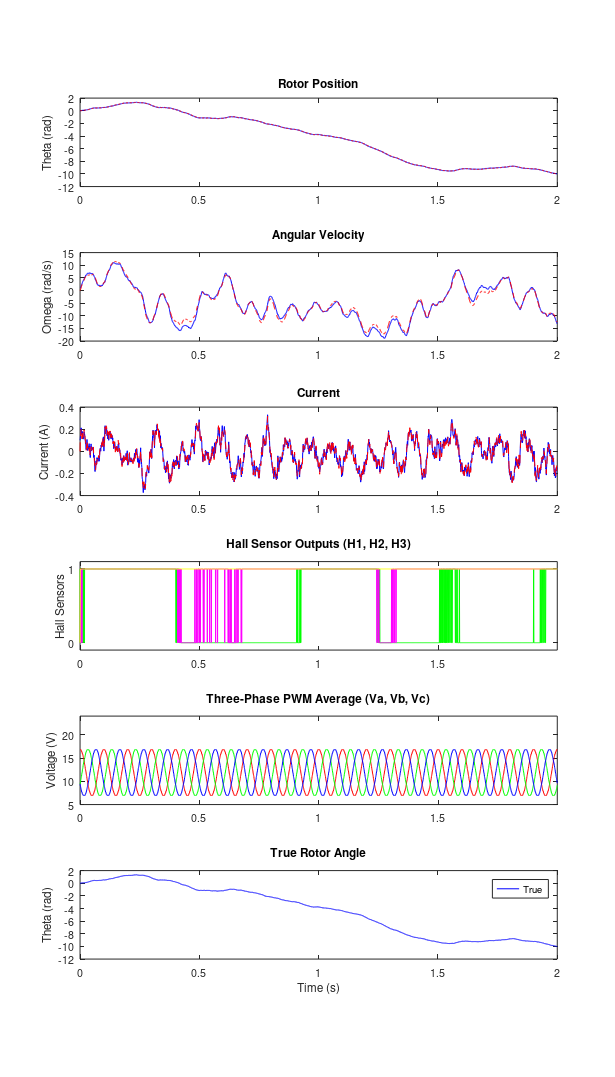

The MATLAB script that drew this image:
% Kalman filter simulation for a motor with three-phase PWM control in Octave

% Load required package
pkg load control

% Parameters from document (approximate)
R = 31.8;          % Ohm (phase resistance)Line 10 correlated to voltage
L = 0.447;        % H (phase inductance) line 11 correlated to voltage
Ke_rad = 0.002387; % V/(rad/s) (back-EMF constant)
Kt = 0.00521;      % Nm/A (torque constant)line 12 correlated to voltage
J = 3e-6;         % kg m^2 (rotor inertia)
B = 2e-5;         % Adjusted viscous friction for damping

% Continuous-time state-space matrices (simplified for dq-frame)
A_cont = [
    0, 1, 0;
    0, -B/J, Kt/J;
    0, -Ke_rad/L, -R/L
];
B_cont = [0; 0; 1/L];  % Input affects q-axis voltage
C_cont = eye(3);
D_cont = zeros(3,1);

% Measurement matrix H
H = [
    1, 0, 0;
    0, 0, 1
];

% Discretize
Delta_t = 0.001;
sys_cont = ss(A_cont, B_cont, C_cont, D_cont);
sys_disc = c2d(sys_cont, Delta_t, 'zoh');
A = sys_disc.A;
B = sys_disc.B;

% Noise covariances
Q = diag([1e-4, 1e-2, 1e-3]);
R = diag([0.1^2, (0.02*1)^2]);

% Simulation
T_sim = 2;
N = floor(T_sim / Delta_t) + 1;
t = linspace(0, T_sim, N);

% PWM parameters
f_sine = 10;  % Frequency of sinewave modulation (Hz)
f_pwm = 1000; % PWM carrier frequency (Hz)
V_supply = 24; % Peak voltage (supply voltage)
pwm_samples = floor(1 / (f_pwm * Delta_t)); % Samples per PWM period
oversample_factor = 100; % Oversample PWM for accuracy
dt_pwm = Delta_t / oversample_factor;

% Generate sinewave reference for duty cycle (scaled to match 5V amplitude)
sine_scale = 5 / (V_supply * 0.5); % Adjust for 0.5 offset to get 5V peak
sine_a = 0.5 * (1 + sine_scale * sin(2 * pi * f_sine * t + pi/2)); % Phase A
sine_b = 0.5 * (1 + sine_scale * sin(2 * pi * f_sine * t - 2 * pi / 3 + pi/2)); % Phase B
sine_c = 0.5 * (1 + sine_scale * sin(2 * pi * f_sine * t + 2 * pi / 3 + pi/2)); % Phase C

% Generate oversampled PWM signals
t_pwm = 0:dt_pwm:T_sim;
N_pwm = length(t_pwm);
sine_a_pwm = interp1(t, sine_a, t_pwm, 'linear');
sine_b_pwm = interp1(t, sine_b, t_pwm, 'linear');
sine_c_pwm = interp1(t, sine_c, t_pwm, 'linear');
V_a_pwm = zeros(1, N_pwm);
V_b_pwm = zeros(1, N_pwm);
V_c_pwm = zeros(1, N_pwm);

for i = 1:pwm_samples*oversample_factor:N_pwm-pwm_samples*oversample_factor
    duty_a = sine_a_pwm(i);
    duty_b = sine_b_pwm(i);
    duty_c = sine_c_pwm(i);
    on_samples_a = floor(duty_a * pwm_samples * oversample_factor);
    on_samples_b = floor(duty_b * pwm_samples * oversample_factor);
    on_samples_c = floor(duty_c * pwm_samples * oversample_factor);
    start_idx = i;
    end_idx_a = min(start_idx + on_samples_a - 1, N_pwm);
    end_idx_b = min(start_idx + on_samples_b - 1, N_pwm);
    end_idx_c = min(start_idx + on_samples_c - 1, N_pwm);
    V_a_pwm(start_idx:end_idx_a) = V_supply;
    V_b_pwm(start_idx:end_idx_b) = V_supply;
    V_c_pwm(start_idx:end_idx_c) = V_supply;
endfor

% Average PWM to match simulation time step
average_window = pwm_samples * oversample_factor;
num_windows = floor((N_pwm - 1) / average_window);
V_a = mean(reshape(V_a_pwm(1:num_windows*average_window), average_window, num_windows))';
V_b = mean(reshape(V_b_pwm(1:num_windows*average_window), average_window, num_windows))';
V_c = mean(reshape(V_c_pwm(1:num_windows*average_window), average_window, num_windows))';
u = [V_a, V_b, V_c];

% Adjust t to match the averaged length
t_plot = t(1:length(V_a));

% Initialize states
x_true = zeros(3, N);  % [theta, omega, i_q]
x_true(2, 1) = 1.0;    % Small initial angular velocity
x_true(3, 1) = 0.1;    % Small initial current
x_est = zeros(3, N);
P = eye(3);
x_hat = zeros(3, 1);
w_std = sqrt(diag(Q));
v_std = sqrt(diag(R));
hall_sensors = zeros(3, N);  % Three Hall sensors (H1, H2, H3)
theta_e = zeros(1, N);       % Electrical angle

for k = 2:length(t_plot)
    w_k = w_std .* randn(3, 1);
    theta_true = x_true(1, k-1);
    theta_e(k) = theta_true;  % Assuming 1 pole pair
    % Park transformation for q-axis voltage
    if k-1 <= size(u, 1)
        V_q = (2/3) * (u(k-1, 1) * cos(theta_e(k-1)) + ...
                       u(k-1, 2) * cos(theta_e(k-1) - 2*pi/3) + ...
                       u(k-1, 3) * cos(theta_e(k-1) + 2*pi/3));
    else
        V_q = 0;  % Fallback if index exceeds
    endif
    x_true(:, k) = A * x_true(:, k-1) + B * V_q + w_k;
    theta_true = x_true(1, k);

    % Model three Hall sensors
    for i = 1:3
        threshold = mod((i-1) * 2 * pi / 3, 2 * pi);
        jitter = v_std(1) * randn();
        hall_sensors(i, k) = (mod(theta_true + jitter, 2 * pi) - threshold) < pi;
    endfor

    i_meas = x_true(3, k) + v_std(2) * randn();
    z_k = [theta_true; i_meas];
    x_pred = A * x_hat + B * V_q;
    P_pred = A * P * A' + Q;
    K = P_pred * H' * inv(H * P_pred * H' + R);
    x_hat = x_pred + K * (z_k - H * x_pred);
    P = (eye(3) - K * H) * P_pred;
    x_est(:, k) = x_hat;
endfor

% Plot
figure('Position', [100, 100, 800, 1400]);
subplot(6, 1, 1);
plot(t_plot, x_true(1, 1:length(t_plot)), 'b', t_plot, x_est(1, 1:length(t_plot)), 'r--');
ylabel('Theta (rad)');
title('Rotor Position');

subplot(6, 1, 2);
plot(t_plot, x_true(2, 1:length(t_plot)), 'b', t_plot, x_est(2, 1:length(t_plot)), 'r--');
ylabel('Omega (rad/s)');
title('Angular Velocity');

subplot(6, 1, 3);
plot(t_plot, x_true(3, 1:length(t_plot)), 'b', t_plot, x_est(3, 1:length(t_plot)), 'r--');
ylabel('Current (A)');
title('Current');

subplot(6, 1, 4);
plot(t_plot, hall_sensors(1, 1:length(t_plot)), 'g', ...
     t_plot, hall_sensors(2, 1:length(t_plot)), 'm', ...
     t_plot, hall_sensors(3, 1:length(t_plot)), 'y');
ylabel('Hall Sensors');
title('Hall Sensor Outputs (H1, H2, H3)');
axis([0, t_plot(end), -0.1, 1.1]);
set(gca, 'YTick', [0, 1]);

subplot(6, 1, 5);
plot(t_plot, u(:, 1), 'r', t_plot, u(:, 2), 'g', t_plot, u(:, 3), 'b');
ylabel('Voltage (V)');
title('Three-Phase PWM Average (Va, Vb, Vc)');
axis([0, t_plot(end), 5, 24]);

subplot(6, 1, 6);
plot(t_plot, x_true(1, 1:length(t_plot)), 'b');
ylabel('Theta (rad)');
xlabel('Time (s)');
title('True Rotor Angle');

% Add legend
legend('True', 'Estimated', 'H1', 'H2', 'H3', 'Va', 'Vb', 'Vc', 'Location', 'northeast');

% Adjust layout
set(gcf, 'PaperPositionMode', 'auto');
print('-dpng', 'motor_kalman_sim_pwm_three_phase_stabilized.png');
disp('Plot saved as motor_kalman_sim_pwm_three_phase_stabilized.png');

% RMSE
rmse_theta = sqrt(mean((x_true(1, 2:length(t_plot)) - x_est(1, 2:length(t_plot))).^2));
rmse_omega = sqrt(mean((x_true(2, 2:length(t_plot)) - x_est(2, 2:length(t_plot))).^2));
rmse_i = sqrt(mean((x_true(3, 2:length(t_plot)) - x_est(3, 2:length(t_plot))).^2));
printf('RMSE Theta: %.3f rad\n', rmse_theta);
printf('RMSE Omega: %.3f rad/s\n', rmse_omega);
printf('RMSE i: %.3f A\n', rmse_i);
